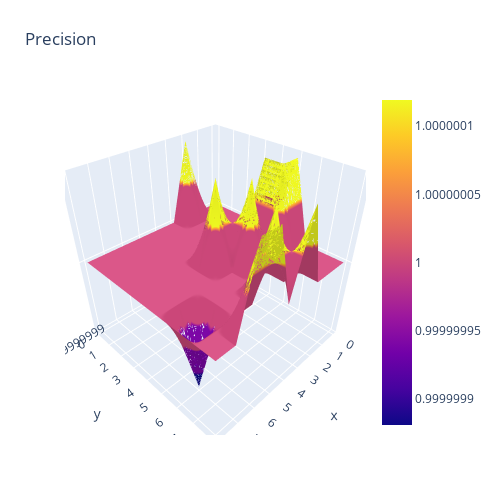

The cell this chart's notebook holds for it:
### Code cell
# Read data from a csv

# z_data = pd.DataFrame()

# fig = go.Figure(data=[go.Surface(z=z_data.values)])
fig = go.Figure(data=[go.Surface(z=z_data)])

fig.update_layout(title=prettify_keys_for_label(analytic_name), autosize=False,
                  width=500, height=500,
                  margin=dict(l=65, r=50, b=65, t=90))

# fig.show()

### Figure 1 — Plotly figure (JSON) as saved in the notebook; plotly's stock layout.template omitted (floating-point values rounded to 4 significant figures)
{"data": [{"type": "surface", "z": [[1, 1, 1.0, 1, 1, 1, 1, 1, 1], [1, 1, 1, 1, 1, 1, 1, 1, 1], [1, 1, 1, 1, 1, 1, 1, 1, 1], [1, 1, 1, 1, 1, 1, 1, 1, 1], [1, 1.0, 1, 1, 1.0, 1, 1, 1, 1], [1.0, 1.0, 1, 1.0, 1, 1, 1, 1, 1], [1, 1, 1, 1, 1, 1, 1, 1.0, 1], [1, 1, 1, 1, 1.0, 1, 1, 1, 1], [1, 1, 1, 1.0, 1, 1.0, 1.0, 1, 1]]}], "layout": {"autosize": false, "height": 500, "margin": {"b": 65, "l": 65, "r": 50, "t": 90}, "title": {"text": "Precision"}, "width": 500}}
